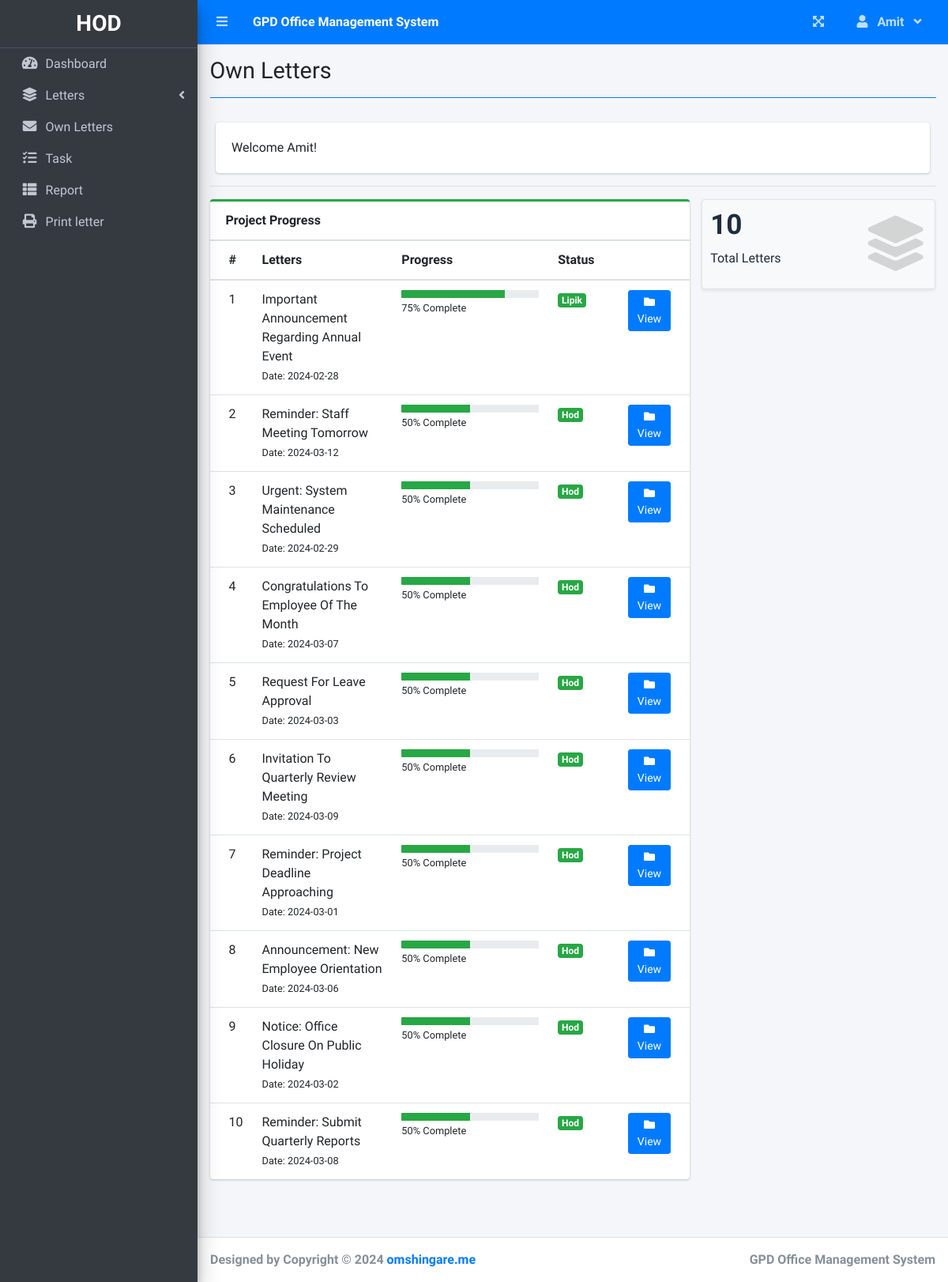
Screenshot of /index.php?page=own_letters (signed in) with the database file from the repository.
### tables this page shows
CREATE TABLE `gpd_letters` (
  `letter_id` int(11) NOT NULL,
  `letter_creator_user_id` int(11) NOT NULL,
  `letter_title` text NOT NULL,
  `letter_content` text NOT NULL,
  `letter_status` int(11) DEFAULT 1,
  `letter_hod_remarks` text DEFAULT NULL,
  `letter_lipik_remarks` text DEFAULT NULL,
  `letter_principal_remarks` text DEFAULT NULL,
  `letter_principal_approval_date` datetime DEFAULT NULL,
  `letter_lipik_approval_date` datetime DEFAULT NULL,
  `letter_hod_approval_date` datetime DEFAULT NULL,
  `letter_created_date` date DEFAULT NULL
);

### own_letters.php (the view, shortened to what this page needs)
<?php include('db_connect.php') ?>
 <div class="col-12">
          <div class="card">
            <div class="card-body">
              Welcome <?php echo $_SESSION['login_user_name'] ?>!
            </div>
          </div>
  </div>
  <hr>
      <div class="row">
        <div class="col-md-8">
        <div class="card card-outline card-success">
          <div class="card-header">
            <b>Project Progress</b>
          </div>
          <div class="card-body p-0">
            <div class="table-responsive">
              <table class="table m-0 table-hover">
                <colgroup>
                  <col width="5%">
                  <col width="30%">
                  <col width="35%">
                  <col width="15%">
                  <col width="15%">
                </colgroup>
                <thead>
                  <th>#</th>
                  <th>Letters</th>
                  <th>Progress</th>
                  <th>Status</th>
                  <th></th>
                </thead>
                <tbody>
                <?php
                $i = 1;
                $stat = array("Teacher","Hod","Lipik","Principal", "Done");
                $where = "";
                if($_SESSION['login_user_type_id'] == 2){
                  $where = " WHERE letter_creator_user_id = '{$_SESSION['login_user_id']}'";
                }
                elseif($_SESSION['login_user_type_id'] == 3){
                  $where = " WHERE  letter_creator_user_id = '{$_SESSION['login_user_id']}'";
                }
                elseif($_SESSION['login_user_type_id'] == 4){
                  $where = " WHERE letter_status = '3'";
                }
                elseif($_SESSION['login_user_type_id'] == 5){
                  $where = " WHERE letter_status = '4'";
                }
                $qry = $conn->query("SELECT * FROM gpd_letters $where order by letter_creator_user_id asc");
                while($row = $qry->fetch_assoc()):
                  $status = $row['letter_status'];
                  $prog = ($status == 4) ? 100 : ($status * 25);
                ?>
                  <tr>
                      <td>
                         <?php echo $i++ ?>
                      </td>
                      <td>
                          <a>
                              <?php echo ucwords($row['letter_title']) ?>
                          </a>
                          <br>
                          <small>
                              Date: <?php echo date("Y-m-d",strtotime($row['letter_created_date'])) ?>
                          </small>
                      </td>
                      <td class="project_progress">
                          <div class="progress progress-sm">
                              <div class="progress-bar bg-green" role="progressbar" aria-valuenow="57" aria-valuemin="0" aria-valuemax="100" style="width: <?php echo $prog ?>%">
                              </div>
                          </div>
                          <small>
                              <?php echo $prog ?>% Complete
                          </small>
                      </td>
                      <td class="project-state">
                          <?php
                              echo "<span class='badge badge-success'>{$stat[$row['letter_status'] - 1]}</span>";
                          ?>
                      </td>
                      <td>
                        <a class="btn btn-primary btn-sm" href="./index.php?page=view_project&id=<?php echo $row['letter_id'] ?>">
                              <i class="fas fa-folder">
                              </i>
                              View
                        </a>
                      </td>
                  </tr>
                <?php endwhile; ?>
                </tbody>
              </table>
            </div>
          </div>
        </div>
        </div>
        <div class="col-md-4">
          <div class="row">
          <div class="col-12 col-sm-6 col-md-12">
            <div class="small-box bg-light shadow-sm border">
              <div class="inner">
                <h3><?php echo $conn->query("SELECT * FROM gpd_letters $where")->num_rows; ?></h3>
                <p>Total Letters</p>
              </div>
              <div class="icon">
                <i class="fa fa-layer-group"></i>
              </div>
            </div>
          </div>
          </div>
      </div>
        </div>
      </div>

### rows the page displays
gpd_letters: letter_title "Important Announcement Regarding Annual Event", letter_created_date "2024-02-28", letter_status "75", letter_status "Lipik"
gpd_letters: letter_title "Reminder: Staff Meeting Tomorrow", letter_created_date "2024-03-12", letter_status "50", letter_status "Hod"
gpd_letters: letter_title "Urgent: System Maintenance Scheduled", letter_created_date "2024-02-29", letter_status "50", letter_status "Hod"
gpd_letters: letter_title "Congratulations To Employee Of The Month", letter_created_date "2024-03-07", letter_status "50", letter_status "Hod"
gpd_letters: letter_title "Request For Leave Approval", letter_created_date "2024-03-03", letter_status "50", letter_status "Hod"
gpd_letters: letter_title "Invitation To Quarterly Review Meeting", letter_created_date "2024-03-09", letter_status "50", letter_status "Hod"
gpd_letters: letter_title "Reminder: Project Deadline Approaching", letter_created_date "2024-03-01", letter_status "50", letter_status "Hod"
gpd_letters: letter_title "Announcement: New Employee Orientation", letter_created_date "2024-03-06", letter_status "50", letter_status "Hod"
gpd_letters: letter_title "Notice: Office Closure On Public Holiday", letter_created_date "2024-03-02", letter_status "50", letter_status "Hod"
gpd_letters: letter_title "Reminder: Submit Quarterly Reports", letter_created_date "2024-03-08", letter_status "50", letter_status "Hod"

### other values shown
$_SESSION['system']['name'] "GPD Office Management System"
$_SESSION['login_user_name'] "Amit"
$title "Own Letters"
$conn->query("SELECT * FROM gpd_letters $where")->num_rows "10"
